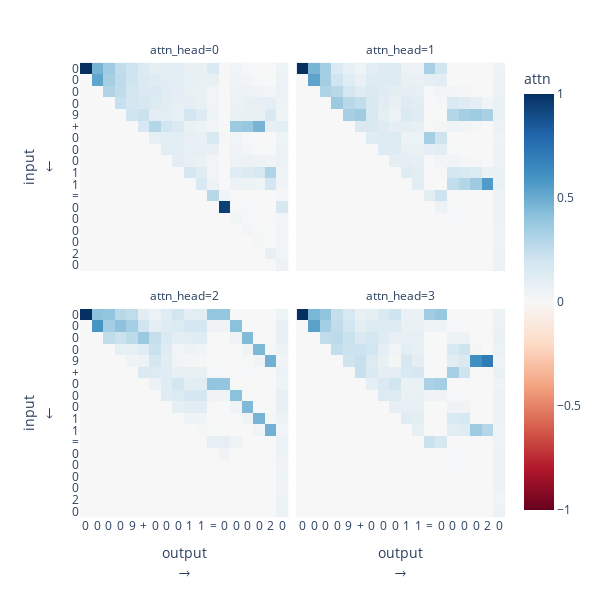

The cell this chart's notebook holds for it:
### Markdown cell above
# `d_model=64, d_mlp=128`

### Code cell
model = load_model(d_model=64, d_mlp=128)
show_attn(model, 9, 11)

### Figure 1 — Plotly figure (JSON) as saved in the notebook; plotly's stock layout.template omitted (floating-point values rounded to 4 significant figures; data arrays with more than 128 entries replaced by an {"elided": "..."} marker saying what was removed)
{"data": [{"coloraxis": "coloraxis", "hovertemplate": "input: \"%{y}\" [%{text[1]}]<br>output: \"%{x}\" [%{text[0]}]<br>attn: %{z:0.4f}<extra></extra>", "name": "0", "text": {"elided": "18x18x2 int values"}, "type": "heatmap", "xaxis": "x3", "yaxis": "y3", "z": {"elided": "18x18 float values"}}, {"coloraxis": "coloraxis", "hovertemplate": "input: \"%{y}\" [%{text[1]}]<br>output: \"%{x}\" [%{text[0]}]<br>attn: %{z:0.4f}<extra></extra>", "name": "1", "text": {"elided": "18x18x2 int values"}, "type": "heatmap", "xaxis": "x4", "yaxis": "y4", "z": {"elided": "18x18 float values"}}, {"coloraxis": "coloraxis", "hovertemplate": "input: \"%{y}\" [%{text[1]}]<br>output: \"%{x}\" [%{text[0]}]<br>attn: %{z:0.4f}<extra></extra>", "name": "2", "text": {"elided": "18x18x2 int values"}, "type": "heatmap", "xaxis": "x", "yaxis": "y", "z": {"elided": "18x18 float values"}}, {"coloraxis": "coloraxis", "hovertemplate": "input: \"%{y}\" [%{text[1]}]<br>output: \"%{x}\" [%{text[0]}]<br>attn: %{z:0.4f}<extra></extra>", "name": "3", "text": {"elided": "18x18x2 int values"}, "type": "heatmap", "xaxis": "x2", "yaxis": "y2", "z": {"elided": "18x18 float values"}}], "layout": {"annotations": [{"font": {}, "showarrow": false, "text": "attn_head=2", "x": 0.245, "xanchor": "center", "xref": "paper", "y": 0.465, "yanchor": "bottom", "yref": "paper"}, {"font": {}, "showarrow": false, "text": "attn_head=3", "x": 0.755, "xanchor": "center", "xref": "paper", "y": 0.465, "yanchor": "bottom", "yref": "paper"}, {"font": {}, "showarrow": false, "text": "attn_head=0", "x": 0.245, "xanchor": "center", "xref": "paper", "y": 1.0, "yanchor": "bottom", "yref": "paper"}, {"font": {}, "showarrow": false, "text": "attn_head=1", "x": 0.755, "xanchor": "center", "xref": "paper", "y": 1.0, "yanchor": "bottom", "yref": "paper"}], "coloraxis": {"cmid": 0, "colorbar": {"title": {"text": "attn"}}, "colorscale": [[0, "rgb(103,0,31)"], [0.1, "rgb(178,24,43)"], [0.2, "rgb(214,96,77)"], [0.3, "rgb(244,165,130)"], [0.4, "rgb(253,219,199)"], [0.5, "rgb(247,247,247)"], [0.6, "rgb(209,229,240)"], [0.7, "rgb(146,197,222)"], [0.8, "rgb(67,147,195)"], [0.9, "rgb(33,102,172)"], [1, "rgb(5,48,97)"]]}, "height": 600, "margin": {"t": 60}, "width": 600, "xaxis": {"anchor": "y", "constrain": "domain", "domain": [0, 0.49], "fixedrange": true, "scaleanchor": "y", "tickangle": 0, "tickmode": "array", "ticktext": ["0", "0", "0", "0", "9", "+", "0", "0", "0", "1", "1", "=", "0", "0", "0", "0", "2", "0"], "tickvals": [0, 1, 2, 3, 4, 5, 6, 7, 8, 9, 10, 11, 12, 13, 14, 15, 16, 17], "title": {"text": "output<br>→"}}, "xaxis2": {"anchor": "y2", "domain": [0.51, 1], "fixedrange": true, "matches": "x", "tickangle": 0, "tickmode": "array", "ticktext": ["0", "0", "0", "0", "9", "+", "0", "0", "0", "1", "1", "=", "0", "0", "0", "0", "2", "0"], "tickvals": [0, 1, 2, 3, 4, 5, 6, 7, 8, 9, 10, 11, 12, 13, 14, 15, 16, 17], "title": {"text": "output<br>→"}}, "xaxis3": {"anchor": "y3", "domain": [0, 0.49], "fixedrange": true, "matches": "x", "showticklabels": false, "tickangle": 0, "tickmode": "array", "ticktext": ["0", "0", "0", "0", "9", "+", "0", "0", "0", "1", "1", "=", "0", "0", "0", "0", "2", "0"], "tickvals": [0, 1, 2, 3, 4, 5, 6, 7, 8, 9, 10, 11, 12, 13, 14, 15, 16, 17]}, "xaxis4": {"anchor": "y4", "domain": [0.51, 1], "fixedrange": true, "matches": "x", "showticklabels": false, "tickangle": 0, "tickmode": "array", "ticktext": ["0", "0", "0", "0", "9", "+", "0", "0", "0", "1", "1", "=", "0", "0", "0", "0", "2", "0"], "tickvals": [0, 1, 2, 3, 4, 5, 6, 7, 8, 9, 10, 11, 12, 13, 14, 15, 16, 17]}, "yaxis": {"anchor": "x", "autorange": "reversed", "constrain": "domain", "domain": [0, 0.465], "fixedrange": true, "tickangle": 0, "tickmode": "array", "ticktext": ["0", "0", "0", "0", "9", "+", "0", "0", "0", "1", "1", "=", "0", "0", "0", "0", "2", "0"], "tickvals": [0, 1, 2, 3, 4, 5, 6, 7, 8, 9, 10, 11, 12, 13, 14, 15, 16, 17], "title": {"text": "input<br>←"}}, "yaxis2": {"anchor": "x2", "domain": [0, 0.465], "fixedrange": true, "matches": "y", "showticklabels": false, "tickangle": 0, "tickmode": "array", "ticktext": ["0", "0", "0", "0", "9", "+", "0", "0", "0", "1", "1", "=", "0", "0", "0", "0", "2", "0"], "tickvals": [0, 1, 2, 3, 4, 5, 6, 7, 8, 9, 10, 11, 12, 13, 14, 15, 16, 17]}, "yaxis3": {"anchor": "x3", "domain": [0.535, 1.0], "fixedrange": true, "matches": "y", "tickangle": 0, "tickmode": "array", "ticktext": ["0", "0", "0", "0", "9", "+", "0", "0", "0", "1", "1", "=", "0", "0", "0", "0", "2", "0"], "tickvals": [0, 1, 2, 3, 4, 5, 6, 7, 8, 9, 10, 11, 12, 13, 14, 15, 16, 17], "title": {"text": "input<br>←"}}, "yaxis4": {"anchor": "x4", "domain": [0.535, 1.0], "fixedrange": true, "matches": "y", "showticklabels": false, "tickangle": 0, "tickmode": "array", "ticktext": ["0", "0", "0", "0", "9", "+", "0", "0", "0", "1", "1", "=", "0", "0", "0", "0", "2", "0"], "tickvals": [0, 1, 2, 3, 4, 5, 6, 7, 8, 9, 10, 11, 12, 13, 14, 15, 16, 17]}}}
